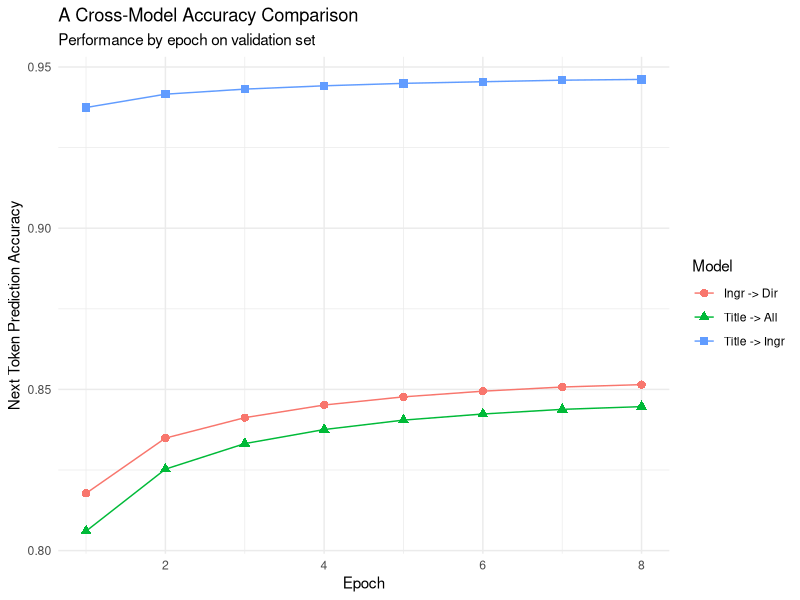
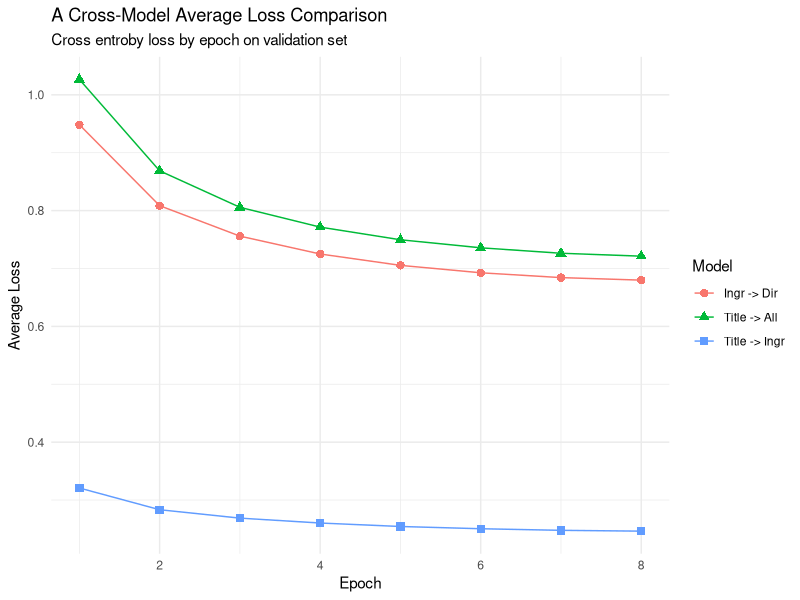
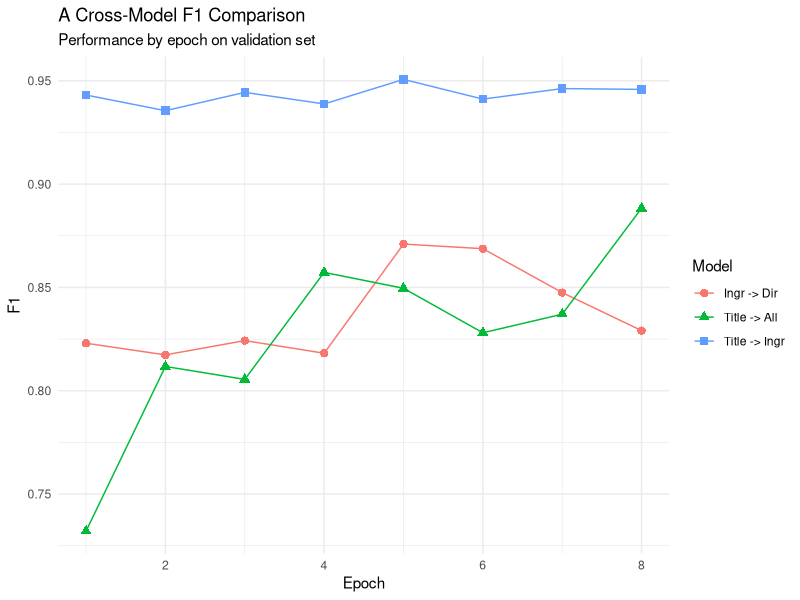

Generate these figures, in order, with R:
library(tidyverse)
library(RColorBrewer)
library(ggthemes)
library(ggrepel)
library(kableExtra)



train_results <- read.csv('./data/nextbyte_training_results.csv')

val_data <- train_results |>
  filter(set == 'val')

# we want one graph each for accuracy, avg loss, and f1 across models,
# using the validation data
  
#===============================================================================
# ACCURACY PLOT
#===============================================================================
val_data |>
  ggplot() +
  geom_line(aes(x = epoch, y = accuracy, color = model)) +
  geom_point(aes(x = epoch, y = accuracy, shape=model, color=model), size=2.5) +
  scale_shape_discrete(
    name = "Model",
    labels= c('Ingr -> Dir', 'Title -> All', 'Title -> Ingr')
  ) + 
  scale_color_discrete(
    name = "Model",
    labels= c('Ingr -> Dir', 'Title -> All', 'Title -> Ingr')
  ) + 
  labs(
    x = "Epoch",
    y = "Next Token Prediction Accuracy",
    color = "Model",
    title = "A Cross-Model Accuracy Comparison",
    subtitle = "Performance by epoch on validation set",
    shape = "Model"
  ) +
  theme_minimal()

#===============================================================================
# Avg_loss PLOT
#===============================================================================

val_data |>
  ggplot() +
  geom_line(aes(x = epoch, y = avg_loss, color = model)) +
  geom_point(aes(x = epoch, y = avg_loss, shape=model, color=model), size=2.5) +
  scale_shape_discrete(
    name = "Model",
    labels= c('Ingr -> Dir', 'Title -> All', 'Title -> Ingr')
  ) + 
  scale_color_discrete(
    name = "Model",
    labels= c('Ingr -> Dir', 'Title -> All', 'Title -> Ingr')
  ) + 
  labs(
    x = "Epoch",
    y = "Average Loss",
    color = "Model",
    title = "A Cross-Model Average Loss Comparison",
    subtitle = "Cross entroby loss by epoch on validation set",
    shape = "Model"
  ) +
  theme_minimal()

#===============================================================================
# F1 PLOT
#===============================================================================

val_data |>
  ggplot() +
  geom_line(aes(x = epoch, y = f1, color = model)) +
  geom_point(aes(x = epoch, y = f1, shape=model, color=model), size=2.5) +
  scale_shape_discrete(
    name = "Model",
    labels= c('Ingr -> Dir', 'Title -> All', 'Title -> Ingr')
  ) + 
  scale_color_discrete(
    name = "Model",
    labels= c('Ingr -> Dir', 'Title -> All', 'Title -> Ingr')
  ) + 
  labs(
    x = "Epoch",
    y = "F1",
    color = "Model",
    title = "A Cross-Model F1 Comparison",
    subtitle = "Performance by epoch on validation set",
    shape = "Model"
  ) +
  theme_minimal()


#===============================================================================
# In text summary table of training data
#===============================================================================


#===============================================================================
# Full Training results
#===============================================================================
library(flextable)

results <- train_results 

title_all <- results |>
  filter(model == 'title_all') |>
  select(-model)

flextable(title_all) |>
  merge_v(j='set') |>
  theme_vanilla() |>
  set_header_labels(
    values = list(
      set = 'Set',
      epoch = 'Epoch',
      accuracy = 'Accuracy',
      avg_loss = "Avg Loss",
      f1 = "F1"
    )
  )

title_ingr <- results |>
  filter(model == 'title_ing') |>
  select(-model)

flextable(title_ingr) |>
  merge_v(j='set') |>
  theme_vanilla() |>
  set_header_labels(
    values = list(
      set = 'Set',
      epoch = 'Epoch',
      accuracy = 'Accuracy',
      avg_loss = "Avg Loss",
      f1 = "F1"
    )
  )

ingr_dir <- results |>
  filter(model == 'ing_dir') |>
  select(-model)

flextable(ingr_dir) |>
  merge_v(j='set') |>
  theme_vanilla() |>
  set_header_labels(
    values = list(
      set = 'Set',
      epoch = 'Epoch',
      accuracy = 'Accuracy',
      avg_loss = "Avg Loss",
      f1 = "F1"
    )
  )
 





# geom_point(x = 8, y = test_rs$Accuracy) +
#   geom_label_repel(data=test_rs, aes(x = 8, y = Accuracy,
#                                      label = "test set"),
#                    nudge_y = -0.005) + 
